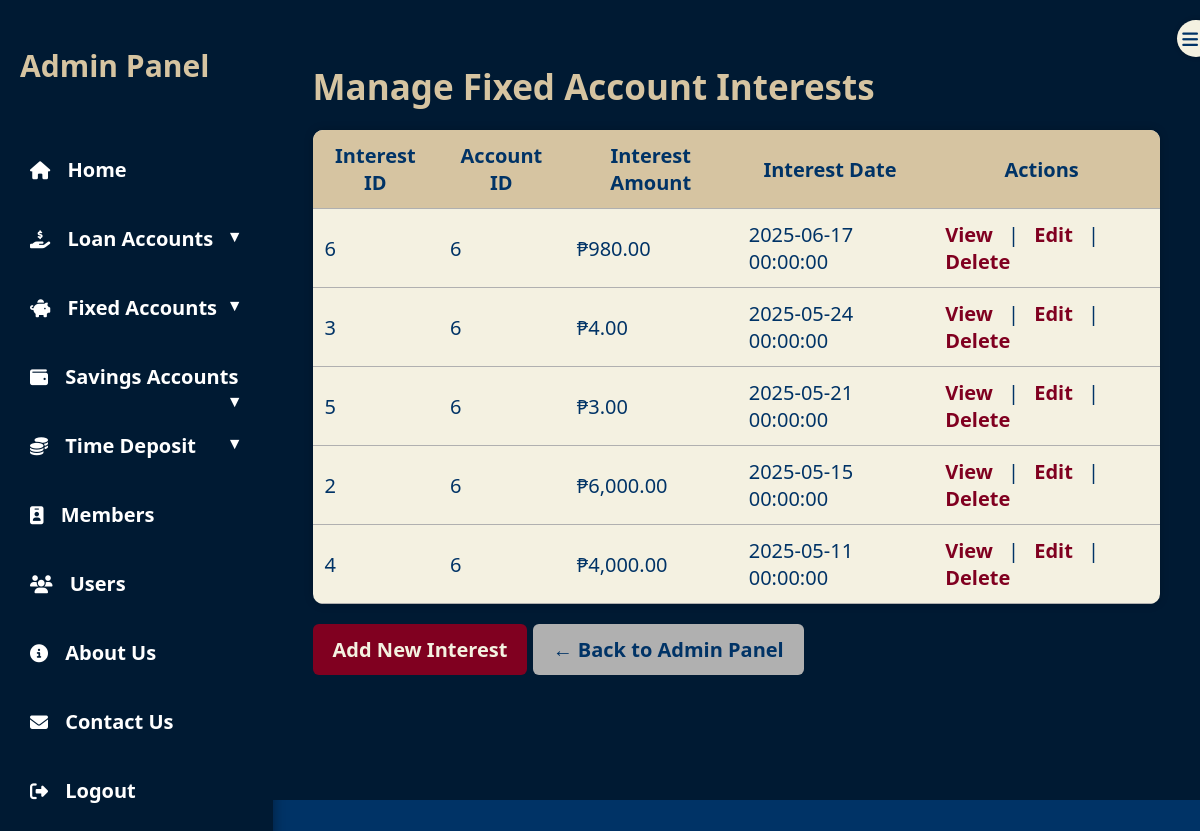
/fixedInterest_Page.php (signed in), run on the app's committed database.
### tables this page shows
CREATE TABLE `FIXED_ACCOUNT_INTERESTS` (
  `interest_id` int(11) NOT NULL,
  `account_id` int(11) NOT NULL,
  `interest_amount` decimal(12,2) NOT NULL,
  `interest_date` datetime DEFAULT current_timestamp()
);

CREATE TABLE `FIXED_ACCOUNTS` (
  `account_id` int(11) NOT NULL,
  `member_id` int(11) NOT NULL,
  `account_balance` decimal(12,2) NOT NULL,
  `deposit_date` datetime DEFAULT current_timestamp(),
  `maturity_date` datetime NOT NULL,
  `interest_rate` decimal(5,2) NOT NULL,
  `status` enum('active','matured','closed') DEFAULT 'active',
  `created_at` datetime DEFAULT current_timestamp()
);

### public/fixedInterest_Page.php (the view, shortened to what this page needs)
<?php
require_once __DIR__ . '/../includes/db.php';
$query = "SELECT FI.*, FA.account_id
          FROM FIXED_ACCOUNT_INTERESTS FI
          JOIN FIXED_ACCOUNTS FA ON FI.account_id = FA.account_id
          ORDER BY FI.interest_date DESC";
$result = $conn->query($query);
?>
<!DOCTYPE html>
<html lang="en">
<head>
  <link rel="stylesheet" href="assets/css/admincss.css" />
  <link rel="stylesheet" href="https://cdnjs.cloudflare.com/ajax/libs/font-awesome/6.4.0/css/all.min.css" />
</head>
<body>
<div class="admin-container">
<nav class="sidebar" id="sidebar">
    <div class="toggle-btn" onclick="toggleSidebar()">
        <i class="fas fa-bars"></i>
    </div>
    <h2>Admin Panel</h2>
    <ul>
        <li><a href="adminPanel.php"><i class="fas fa-home"></i><span> Home</span></a></li>
        <li class="dropdown">
            <a href="#" class="dropdown-btn"><i class="fas fa-hand-holding-usd"></i><span> Loan Accounts</span></a>
        </li>
        <li class="dropdown">
            <a href="#" class="dropdown-btn"><i class="fas fa-piggy-bank"></i><span> Fixed Accounts</span></a>
        </li>
        <li class="dropdown">
            <a href="#" class="dropdown-btn"><i class="fas fa-wallet"></i><span> Savings Accounts</span></a>
        </li>
        <li class="dropdown">
            <a href="#" class="dropdown-btn"><i class="fas fa-coins"></i><span> Time Deposit</span></a>
        </li>
        <li><a href="member_Page.php"><i class="fas fa-id-badge"></i><span> Members</span></a></li>
        <li><a href="user_Page.php"><i class="fas fa-users"></i><span> Users</span></a></li>
        <li><a href="about_Page.php"><i class="fas fa-info-circle"></i><span> About Us</span></a></li>
        <li><a href="contact_Page.php"><i class="fas fa-envelope"></i><span> Contact Us</span></a></li>
        <li>
            <a href="logout.php" onclick="return confirm('Are you sure you want to logout?');">
                <i class="fas fa-sign-out-alt"></i><span> Logout</span>
            </a>
        </li>
    </ul>
</nav>
  <main class="main-content">
    <h1>Manage Fixed Account Interests</h1>
    <table>
      <thead>
        <tr>
          <th>Interest ID</th>
          <th>Account ID</th>
          <th>Interest Amount</th>
          <th>Interest Date</th>
          <th>Actions</th>
        </tr>
      </thead>
      <tbody>
        <?php while ($row = $result->fetch_assoc()): ?>
        <tr>
          <td><?= $row['interest_id'] ?></td>
          <td><?= $row['account_id'] ?></td>
          <td>₱<?= number_format($row['interest_amount'], 2) ?></td>
          <td><?= $row['interest_date'] ?></td>
          <td>
            <a href="#" class="action-btn view-btn"
                data-id="<?= $row['interest_id'] ?>"
                data-account_id="<?= $row['account_id'] ?>"
                data-amount="<?= number_format($row['interest_amount'], 2) ?>"
                data-date="<?= $row['interest_date'] ?>">View</a>
            |
            <a href="edit_fixedInterest.php?interest_id=<?= $row['interest_id'] ?>" class="action-btn">Edit</a>
            |
            <a href="delete_fixedInterest.php?id=<?= $row['interest_id'] ?>"
                class="action-btn"
                onclick="return confirm('Are you sure you want to delete this record?');">Delete</a>
          </td>
        </tr>
        <?php endwhile; ?>
      </tbody>
    </table>
    <a href="add_fixedInterest.php" class="login-btn">Add New Interest</a>
    <a href="adminPanel.php" class="login-btn" style="background-color: var(--gray); color: var(--navy);">← Back to Admin Panel</a>
  </main>
</div>
</body>
</html>

### public/assets/css/admincss.css (style rules this page uses)
:root { --navy: #003366; --yellowish: #D6C4A1; --gray: #B0B0B0; --burgundy: #800020; --cream: #F4F1E1; --dark-bg: #001A33; --hover-highlight: #D6C4A1; }
body { margin: 0; font-family: "Segoe UI", sans-serif; font-size: 20px; background-color: var(--navy); color: var(--cream); height: 100vh; display: flex; }
.admin-container { display: flex; width: 100%; }
.sidebar { width: 260px; background-color: var(--dark-bg); padding: 20px; display: flex; flex-direction: column; height: 100vh; transition: width 0.3s ease-in-out; overflow: hidden; box-shadow: 2px 0 10px rgba(0,0,0,0.3); }
.sidebar h2 { color: var(--yellowish); font-size: 30px; margin-bottom: 40px; transition: opacity 0.3s; }
.sidebar ul { list-style: none; padding: 0; }
.sidebar li { margin-bottom: 22px; position: relative; }
.sidebar a { color: var(--cream); text-decoration: none; font-weight: bold; display: flex; align-items: center; padding: 10px; border-radius: 8px; transition: background-color 0.2s, transform 0.2s; }
.sidebar i { margin-right: 12px; font-size: 18px; transition: margin 0.3s; }
.toggle-btn { position: absolute; top: 20px; right: -15px; background-color: var(--cream); color: var(--navy); border-radius: 50%; padding: 5px; cursor: pointer; box-shadow: 0 0 5px rgba(0,0,0,0.2); transition: background 0.3s; }
.main-content h1 { font-size: 35px; margin-bottom: 10px; color: var(--yellowish); }
.main-content { flex-grow: 1; padding: 40px; background-color: #002244; transition: margin-left 0.3s ease; }
.main-content h1 { font-size: 32px; margin-bottom: 20px; color: var(--yellowish); }
.sidebar ul .dropdown > a:after { content: " ▼"; float: right; font-size: 0.8em; }
.sidebar ul li a { display: block; padding: 10px; color: #fff; text-decoration: none; }

### public/fixedInterest_Page.php (style rules this page uses)
:root { --navy: #003366; --yellowish: #D6C4A1; --gray: #B0B0B0; --burgundy: #800020; --cream: #F4F1E1; }
body { background-color: var(--navy); color: var(--cream); display: flex; height: 100vh; }
.main-content { flex-grow: 1; padding: 40px; background-color: #001a33; overflow-y: auto; }
.main-content h1 { font-size: 35px; margin-bottom: 20px; color: var(--yellowish); }
table { width: 100%; border-collapse: collapse; background-color: var(--cream); color: var(--navy); border-radius: 10px; overflow: hidden; box-shadow: 0 0 10px rgba(0,0,0,0.2); }
thead { background-color: var(--yellowish); }
th, td { padding: 12px; border-bottom: 1px solid var(--gray); }
td a { text-decoration: none; font-weight: bold; color: var(--burgundy); padding: 6px 10px; border-radius: 4px; }
.login-btn { display: inline-block; padding: 12px 20px; background-color: var(--burgundy); color: var(--cream); text-decoration: none; font-weight: bold; border-radius: 6px; margin-top: 20px; transition: 0.3s; }

### data on the page
fixed_account_interests: interest_id "6", account.account_id "6", interest_amount "980.00", interest_date "2025-06-17 00:00:00"
fixed_account_interests: interest_id "3", account.account_id "6", interest_amount "4.00", interest_date "2025-05-24 00:00:00"
fixed_account_interests: interest_id "5", account.account_id "6", interest_amount "3.00", interest_date "2025-05-21 00:00:00"
fixed_account_interests: interest_id "2", account.account_id "6", interest_amount "6,000.00", interest_date "2025-05-15 00:00:00"
fixed_account_interests: interest_id "4", account.account_id "6", interest_amount "4,000.00", interest_date "2025-05-11 00:00:00"
